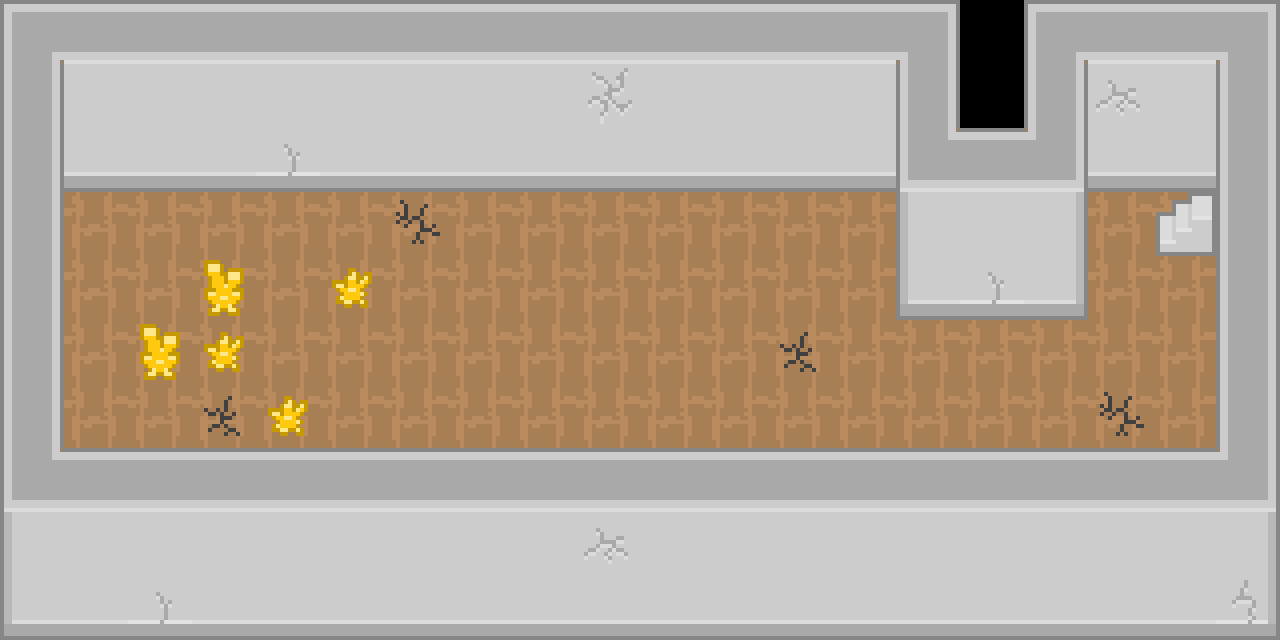

This game map was drawn from its Tiled (.tmx) file and the tilesets committed beside it. A one-line description and the full map source follow:
An orthogonal 20x10 tile map with 64x64 px tiles, 3 tile layers (Ground Terrain, Deco0, Above0), 2 hidden layers not drawn.

<map version="1.4" tiledversion="1.4.1" orientation="orthogonal" renderorder="right-down" width="20" height="10" tilewidth="64" tileheight="64" infinite="0" backgroundcolor="#000000" nextlayerid="6" nextobjectid="1">
 <editorsettings>
  <export target="Secret Base Basement.json" format="json" />
 </editorsettings>
 <tileset firstgid="1" source="roguelikeSheet.tsx" />
 <layer id="1" name="Ground Terrain" width="20" height="10">
  <data encoding="csv">
0,0,0,0,0,0,0,0,0,0,0,0,0,0,0,0,0,0,0,0,
0,0,0,0,0,0,0,0,0,0,0,0,0,0,0,0,0,0,0,0,
0,0,0,0,0,0,0,0,0,0,0,0,0,0,0,0,0,0,0,0,
0,437,437,437,437,437,437,437,437,437,437,437,437,437,0,0,0,437,437,0,
0,437,437,437,437,437,437,437,437,437,437,437,437,437,0,0,0,437,437,0,
0,437,437,437,437,437,437,437,437,437,437,437,437,437,437,437,437,437,437,0,
0,437,437,437,437,437,437,437,437,437,437,437,437,437,437,437,437,437,437,0,
0,0,0,0,0,0,0,0,0,0,0,0,0,0,0,0,0,0,0,0,
0,0,0,0,0,0,0,0,0,0,0,0,0,0,0,0,0,0,0,0,
0,0,0,0,0,0,0,0,0,0,0,0,0,0,0,0,0,0,0,0
</data>
 </layer>
 <layer id="3" name="Deco0" width="20" height="10">
  <data encoding="csv">
0,0,0,0,0,0,0,0,0,0,0,0,0,0,0,0,0,0,0,0,
0,1316,1316,1316,1316,1316,1316,1316,1316,1661,1316,1316,1316,1316,0,0,0,1747,1316,0,
0,1311,1311,1311,1745,1311,1311,1311,1311,1311,1311,1311,1311,1311,0,0,0,1311,1311,0,
0,0,0,0,0,0,151,0,0,0,0,0,0,0,1315,1316,1317,0,1569,0,
0,0,0,2107,0,2021,0,0,0,0,0,0,0,0,1312,1745,1314,0,0,0,
0,0,2107,2021,0,0,0,0,0,0,0,0,65,0,0,0,0,0,0,0,
0,0,0,65,2021,0,0,0,0,0,0,0,0,0,0,0,0,151,0,0,
0,0,0,0,0,0,0,0,0,0,0,0,0,0,0,0,0,0,0,0,
0,0,0,0,0,0,0,0,0,0,0,0,0,0,0,0,0,0,0,0,
0,0,0,0,0,0,0,0,0,0,0,0,0,0,0,0,0,0,0,0
</data>
 </layer>
 <layer id="2" name="Above0" width="20" height="10">
  <data encoding="csv">
1056,1054,1054,1054,1054,1054,1054,1054,1054,1054,1054,1054,1054,1054,1057,0,1056,1054,1054,1057,
1141,0,0,0,0,0,0,0,0,0,0,0,0,0,1141,0,1141,0,0,1141,
1141,0,0,0,0,0,0,0,0,0,0,0,0,0,1142,1054,1143,0,0,1141,
1141,0,0,0,0,0,0,0,0,0,0,0,0,0,0,0,0,0,0,1141,
1141,0,0,0,0,0,0,0,0,0,0,0,0,0,0,0,0,0,0,1141,
1141,0,0,0,0,0,0,0,0,0,0,0,0,0,0,0,0,0,0,1141,
1141,0,0,0,0,0,0,0,0,0,0,0,0,0,0,0,0,0,0,1141,
1142,1054,1054,1054,1054,1054,1054,1054,1054,1054,1054,1054,1054,1054,1054,1054,1054,1054,1054,1143,
1315,1316,1316,1316,1316,1316,1316,1316,1316,1747,1316,1316,1316,1316,1316,1316,1316,1316,1316,1317,
1312,1311,1745,1311,1311,1311,1311,1311,1311,1311,1311,1311,1311,1311,1311,1311,1311,1311,1311,1746
</data>
 </layer>
 <layer id="5" name="Collision" width="20" height="10" visible="0">
  <data encoding="csv">
0,0,0,0,0,0,0,0,0,0,0,0,0,0,0,0,0,0,0,0,
0,0,0,0,0,0,0,0,0,0,0,0,0,0,0,0,0,0,0,0,
2122,2122,2122,2122,2122,2122,2122,2122,2122,2122,2122,2122,2122,2122,2122,0,2122,2122,2122,2122,
2122,0,0,0,0,0,0,0,0,0,0,0,0,0,2122,0,2122,0,1864,2122,
2122,0,0,2122,0,2122,0,0,0,0,0,0,0,0,2122,2122,2122,0,0,2122,
2122,0,2122,2122,0,0,0,0,0,0,0,0,0,0,0,0,0,0,0,2122,
2122,0,0,0,2122,0,0,0,0,0,0,0,0,0,0,0,0,0,0,2122,
2122,2123,2123,2123,2123,2123,2123,2123,2123,2123,2123,2123,2123,2123,2123,2123,2123,2123,2123,2122,
0,0,0,0,0,0,0,0,0,0,0,0,0,0,0,0,0,0,0,0,
0,0,0,0,0,0,0,0,0,0,0,0,0,0,0,0,0,0,0,0
</data>
 </layer>
 <layer id="4" name="Secret Base:96:224:right:" width="20" height="10" visible="0">
  <data encoding="csv">
0,0,0,0,0,0,0,0,0,0,0,0,0,0,0,0,0,0,0,0,
0,0,0,0,0,0,0,0,0,0,0,0,0,0,0,0,0,0,0,0,
0,0,0,0,0,0,0,0,0,0,0,0,0,0,0,0,0,0,0,0,
0,0,0,0,0,0,0,0,0,0,0,0,0,0,0,0,0,0,2036,0,
0,0,0,0,0,0,0,0,0,0,0,0,0,0,0,0,0,0,0,0,
0,0,0,0,0,0,0,0,0,0,0,0,0,0,0,0,0,0,0,0,
0,0,0,0,0,0,0,0,0,0,0,0,0,0,0,0,0,0,0,0,
0,0,0,0,0,0,0,0,0,0,0,0,0,0,0,0,0,0,0,0,
0,0,0,0,0,0,0,0,0,0,0,0,0,0,0,0,0,0,0,0,
0,0,0,0,0,0,0,0,0,0,0,0,0,0,0,0,0,0,0,0
</data>
 </layer>
</map>
